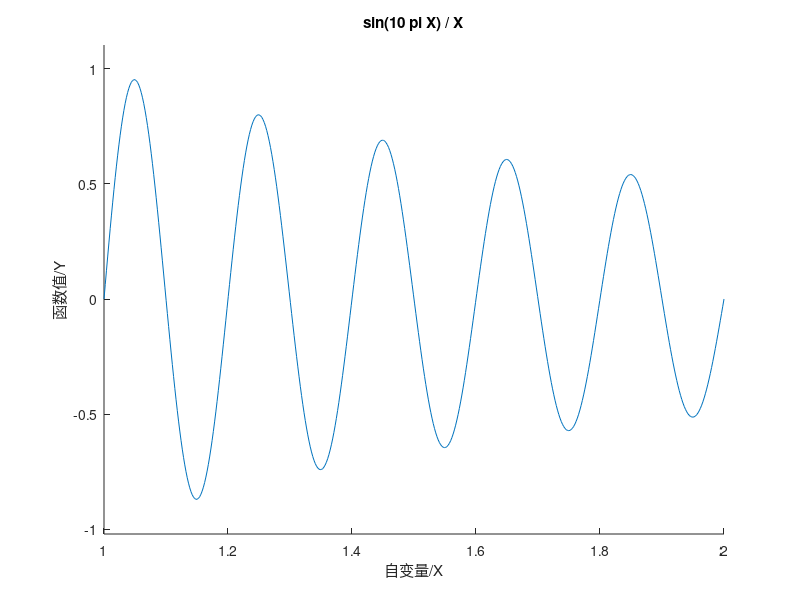

MATLAB code for this plot: (Note: this script raises an error after producing the figure.)
function GA1_3_3
%% Minimum value of a unary function use GA
%% find  min f(x) = sin(10*pi*x)/x x=[1,2] 
clc
clear all
close all
%% plot f(x) 
figure(1)
hold on;
lb = 1;
ub = 2;                                                         % f(x) independent variable x=[1,2]
ezplot('sin(10*pi*X) / X',[lb,ub]);                             % f(x) plot curve
xlabel('自变量/X');
ylabel('函数值/Y');
%% define GA algorithm parameter
NIND = 40;                                                      % population size
MAXGEN = 20;                                                    % max genetic algebra
PRECI = 20;                                                     % individual length
GGAP = 0.95;                                                    % generation gap
px = 0.7;                                                       % cross probability
pm = 0.01;                                                      % mutation probability
trace = zeros(2,MAXGEN);                                        % initial vaule optimal result
FieldD = [PRECI;lb;ub;1;0;1;1];                                 % field descriptor
Chrom = crtbp(NIND,PRECI);                                      % create any discrete random population
%% optimzation
gen = 0;                                                        % generation count
X = bs2rv(Chrom,FieldD);                                        % initial population BIN to DEC
ObjV = sin(10*pi*X)./X;                                         % calculate objective function value
while gen < MAXGEN
    FitnV = ranking(ObjV);                                      % assign fitness values
    SelCh = select('sus',Chrom,FitnV,GGAP);                     % select
    SelCh = recombin('xovsp',SelCh,px);                         % recombination
    SelCh = mut(SelCh,pm);                                      % mutation
    X = bs2rv(SelCh,FieldD);                                    % descendant individual DEC convert
    ObjVSel = sin(10 * pi * X)./X;                              % cal descendant objective fun value
    [Chrom,ObjV] = reins(Chrom,SelCh,1,1,ObjV,ObjVSel);         % reinsert child to parent, get new population
    X = bs2rv(Chrom,FieldD);
    gen = gen+1;                                                % add gen count
    % obtain optimal solution and sequence for each generation
    % Y:opt solution,I: sequence
    [Y,I] = min(ObjV);
    trace(1,gen) = X(I);                                        % every gen opt
    trace(2,gen) = Y;
end
plot(trace(1,:),trace(2,:),'bo');                               % plot every gen opt
grid on
plot(X,ObjV,'b*');                                              % plot last gen population hold off
%% plot evolutionary diagram
figure(2)
plot(1:MAXGEN,trace(2,:));
grid on
xlabel('遗传代数')
ylabel('解的变化')
title('进化过程')
bestY = trace(2,end);
bestX = trace(1,end);
fprintf(['最优解:\nX=',num2str(bestX),'\nY=',num2str(bestY),'\n'])

